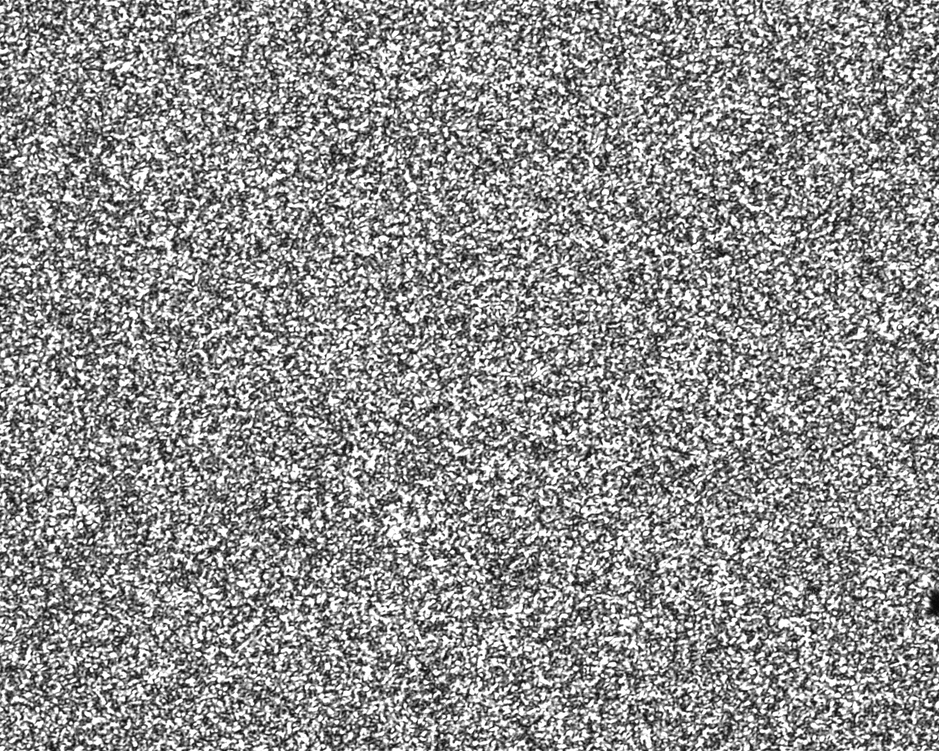
#> input picture M1545/PP9.png, 939 x 751 px, shrunk from 1280 x 1024 before the run; the run also reads 1 picture not shown here
$ jupyter execute --allow-errors 'PI por pixel.ipynb'
#> lines starting #> are read from the running program, lines starting #| are printed output that depends on the picture; long printed decimals are rounded
# Perfil de intensidad por recorte pixel E7

Se usa camara BN DCC1545

[cell 1]
# Importamos las librerias necesarias
import cv2
from PIL import Image
from pylab import *
import numpy as np
import pandas as pd
from skimage.exposure import histogram as imhist
from skimage.color import rgb2gray
import matplotlib.pyplot as plt

## Analisis para una sola imagen

[cell 2]
# Cargamos imagen, se convierte a matriz
image = imread('../M1545/PP9.png')
#> image is the input picture: shape (751, 939, 4) float32; mean R, G, B, A 0.572, 0.572, 0.572, 1
# Utilizamos shape para conocer las propiedades de nuestra matriz
print(image.shape)
#| (751, 939, 4)

[cell 3]
# Nos aseguramos que la imagen sea un array de NumPy
image = np.array(image)

# Verificamos si la imagen tiene 4 canales
if image.shape[-1] == 4:
    # Elimina el canal alfa
    image = image[..., :3]
#> image: shape (751, 939, 3) float32

[cell 4]
# Convertimos la imagen a escala de grises
image = rgb2gray(image)
#> image: shape (751, 939) float32

print(type(image))
#| <class 'numpy.ndarray'>

# Shape of the image
print("Shape of the image", image.shape)
#| Shape of the image (751, 939)

## Recortamos por pixel

[cell 5]
# Seleccionamos la línea central de la imagen en escala de grises
linea_pixeles = image[image.shape[0] // 2, :]  # Esto selecciona la fila central
#> linea_pixeles = 939 values, max 1 at index 53, min 0.0745 at index 759, mean 0.571

# Determinamos la posición de los puntos a seleccionar (uno central y dos a cada lado)
centro = len(linea_pixeles) // 2
#> centro = 469
offset = len(linea_pixeles) // 10  # Elegimos un offset que no esté en los bordes
#> offset = 93

# Seleccionamos 7 puntos específicos en la línea central, incluyendo los nuevos puntos
puntos_seleccionados = [
    centro - 2 * offset,        # Punto 1: A la izquierda del centro
    centro - 1.38 * offset,      # Punto entre el 1 y el 2
    centro - offset,            # Punto 2: A la izquierda del centro
    centro,                     # Punto 3: Punto central
    centro + offset,            # Punto 4: A la derecha del centro
    centro + 1.38 * offset,      # Punto entre el 4 y el 5
    centro + 2 * offset         # Punto 5: A la derecha del centro
]
#> puntos_seleccionados = [283, 340.7, 376, 469, 562, 597.3, 655]

# Obtenemos las intensidades correspondientes a estos puntos
intensidades = [linea_pixeles[int(punto)] for punto in puntos_seleccionados]
#> intensidades = [0.58, 0.537, 0.71, 0.357, 0.4, 0.792, 0.863]

# Creamos un DataFrame para mostrar las intensidades de los puntos seleccionados
df_puntos_intensidad = pd.DataFrame({
    'Pixel': puntos_seleccionados,
    'Intensidad': intensidades
})
#> df_puntos_intensidad = table of 7 rows and 2 columns

# Mostramos el DataFrame resultante
print(df_puntos_intensidad)
#|     Pixel  Intensidad
#| 0  283.00    0.5804
#| 1  340.66    0.5373
#| 2  376.00    0.7098
#| 3  469.00    0.3569
#| 4  562.00    0.4
#| 5  597.34    0.7922
#| 6  655.00    0.8627
#> `image = image[..., :3]`:
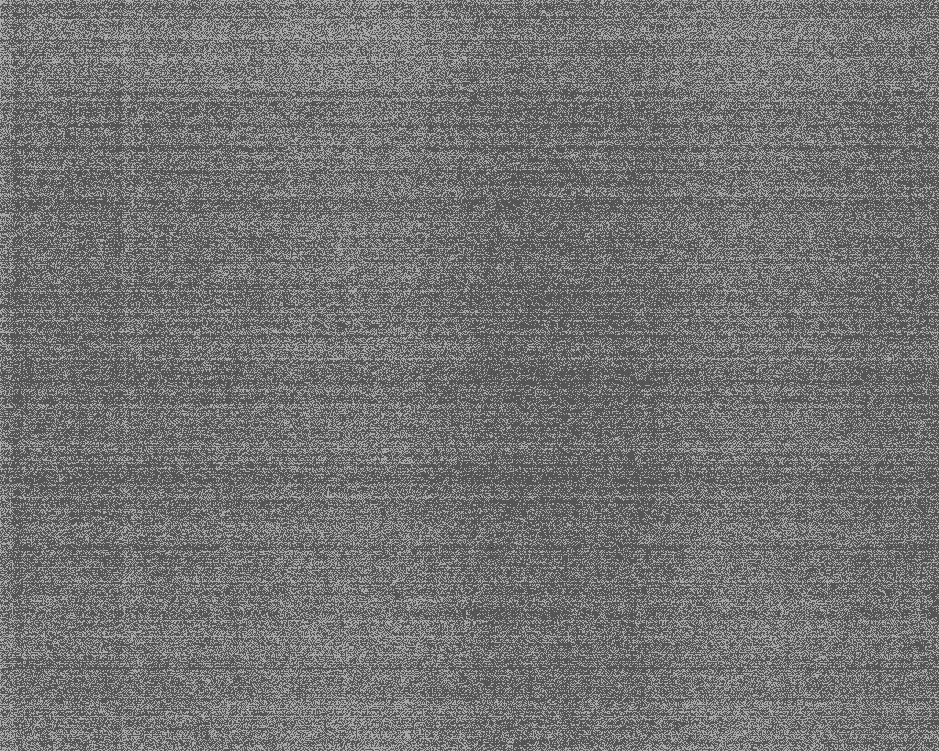
#> image: shape (751, 939, 3) float32; min 0, max 0.0118, mean 0.0053; drawn with min black and max white
#> `linea_pixeles = image[image.shape[0] // 2, :]`: linea_pixeles = 939 values, max 0.00784 at index 5, min 0.00392 at index 0, mean 0.00515
#> `puntos_seleccionados = [ centro - 2 * offset,`: puntos_seleccionados = [283, 315.6, 376, 469, 562, 622.5, 655]
#> `intensidades = [linea_pixeles[int(punto)] for punto in puntos_seleccio..`: intensidades = [0.00392, 0.00392, 0.00784, 0.00784, 0.00392, 0.00392, 0.00392]
#> pass 2 of the loop `for i in range(37):`:
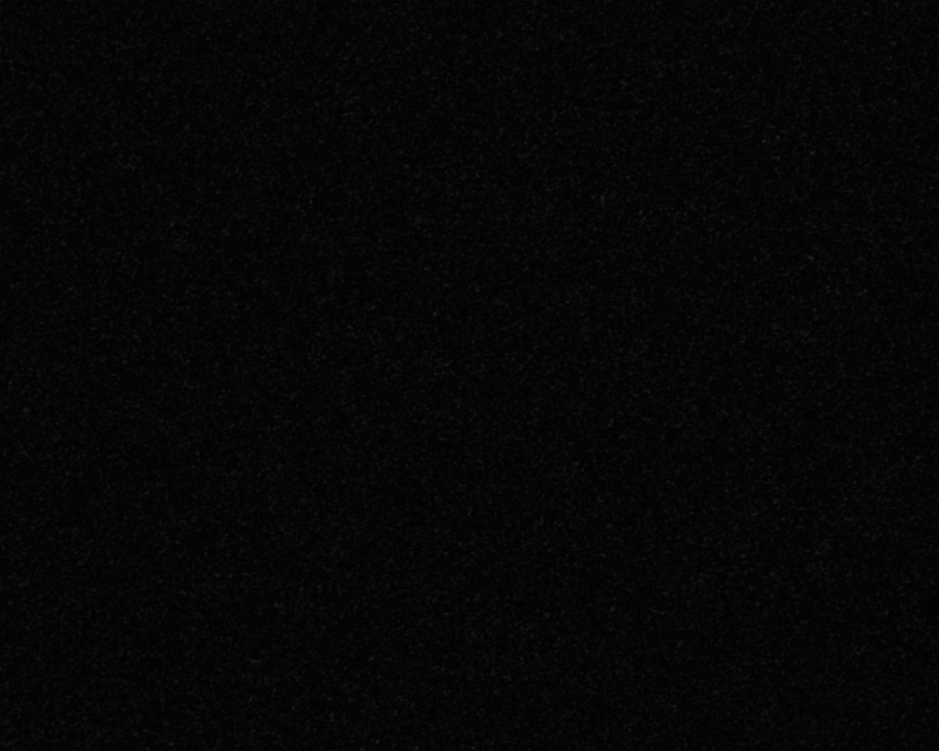
#> input picture M1545/PP1.png, 939 x 751 px, shrunk from 1280 x 1024 before the run
#> image is the input picture: shape (751, 939, 4) float32; mean R, G, B, A 0.0228, 0.0228, 0.0228, 1
#> `image = image[..., :3]`:
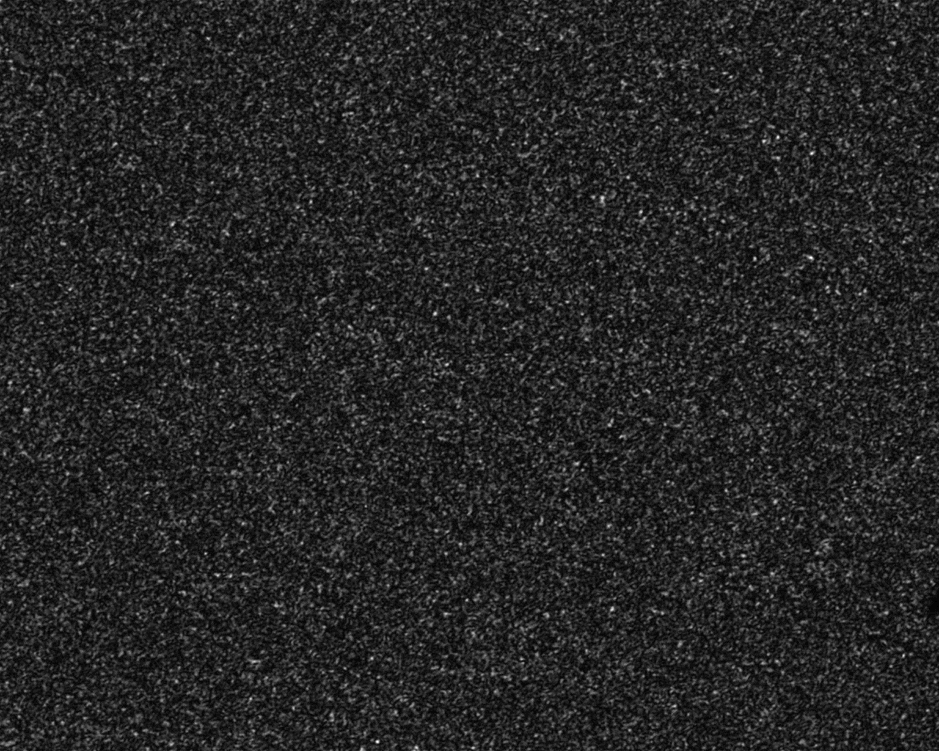
#> image: shape (751, 939, 3) float32; min 0.00392, max 0.129, mean 0.0228; drawn with min black and max white
#> `linea_pixeles = image[image.shape[0] // 2, :]`: linea_pixeles = 939 values, max 0.0745 at index 395, min 0.00784 at index 144, mean 0.0231
#> `intensidades = [linea_pixeles[int(punto)] for punto in puntos_seleccio..`: intensidades = [0.0275, 0.0157, 0.0235, 0.0157, 0.0314, 0.0118, 0.0118]

## Analisis para todas las imagenes

[cell 6]
# Lista para almacenar los resultados
results = []

# Recorremos las imágenes desde B0 hasta B36
#> (the rest of this cell did not finish here and is left out)

[cell 7]
# Graficamos los resultados
plt.figure(figsize=(12, 6))

# Recorremos todas las columnas relevantes en df_results para graficar los 7 puntos
#> (the rest of this cell did not finish here and is left out)

## Analisis para una foro en segmento promediado de pixel

[cell 8]
# Lista para almacenar las intensidades promedio
promedios_intensidad = []

# Recorremos cada punto seleccionado para calcular el promedio de intensidad en un cuadrado de 5x5 píxeles
for punto in puntos_seleccionados:
    # Definimos el rango de filas y columnas para el cuadrado 5x5
    fila_inicio = max(0, (image.shape[0] // 2) - 2)
    fila_fin = min(image.shape[0], (image.shape[0] // 2) + 3)
    columna_inicio = max(0, int(punto) - 2)
    columna_fin = min(image.shape[1], int(punto) + 3)

    # Extraemos la región 5x5 alrededor del punto
    region = image[fila_inicio:fila_fin, columna_inicio:columna_fin]

    # Calculamos el promedio de intensidad en la región
    promedio_intensidad = np.mean(region)

    # Guardamos el promedio en la lista
    promedios_intensidad.append(promedio_intensidad)
#> this loop made 7 passes
#> (punto, columna_inicio, columna_fin, promedio_intensidad) on passes 1 to 7: (283, 281, 286, 0.0259), (315.6, 313, 318, 0.0193), (376, 374, 379, 0.019), (469, 467, 472, 0.0232), (562, 560, 565, 0.0262), (622.5, 620, 625, 0.0141), (655, 653, 658, 0.0163)
#> after the loop, promedios_intensidad = [0.0259, 0.0193, 0.019, 0.0232, 0.0262, 0.0141, 0.0163]

# Creamos un DataFrame para mostrar los promedios de intensidad
df_promedios_intensidad = pd.DataFrame({
    'Pixel': ['Punto 1', 'Punto entre 1 y 2', 'Punto 2', 'Punto 3', 'Punto 4', 'Punto entre 4 y 5', 'Punto 5'],
    'Intensidad Promedio 5x5': promedios_intensidad
})
#> df_promedios_intensidad = table of 7 rows and 2 columns

# Mostramos el DataFrame resultante
print(df_promedios_intensidad)
#|                Pixel  Intensidad Promedio 5x5
#| 0            Punto 1                 0.02588
#| 1  Punto entre 1 y 2                 0.01929
#| 2            Punto 2                 0.01898
#| 3            Punto 3                 0.02322
#| 4            Punto 4                 0.0262
#| 5  Punto entre 4 y 5                 0.01412
#| 6            Punto 5                 0.01631
#> `linea_pixeles = image[image.shape[0] // 2, :]`: linea_pixeles = 939 values, max 0.00784 at index 5, min 0.00392 at index 0, mean 0.00515
#> the loop `for punto in puntos_seleccionados:` made 7 passes
#> (punto, columna_inicio, columna_fin, promedio_intensidad) on passes 1 to 7: (283, 281, 286, 0.00471), (315.6, 313, 318, 0.00455), (376, 374, 379, 0.00565), (469, 467, 472, 0.00471), (562, 560, 565, 0.00408), (622.5, 620, 625, 0.00486), (655, 653, 658, 0.00424)
#> after the loop `for punto in puntos_seleccionados:`: promedios_intensidad = [0.00471, 0.00455, 0.00565, 0.00471, 0.00408, 0.00486, 0.00424]
#> pass 2 of the loop `for i in range(37):`:
#> `linea_pixeles = image[image.shape[0] // 2, :]`: linea_pixeles = 939 values, max 0.0745 at index 395, min 0.00784 at index 144, mean 0.0231
#> the loop `for punto in puntos_seleccionados:` made 7 passes
#> after the loop `for punto in puntos_seleccionados:`: promedios_intensidad = [0.0259, 0.0193, 0.019, 0.0232, 0.0262, 0.0141, 0.0163]

[cell 9]
# Lista para almacenar los resultados
results = []

# Recorremos las imágenes desde B0 hasta B36
#> (the rest of this cell did not finish here and is left out)
